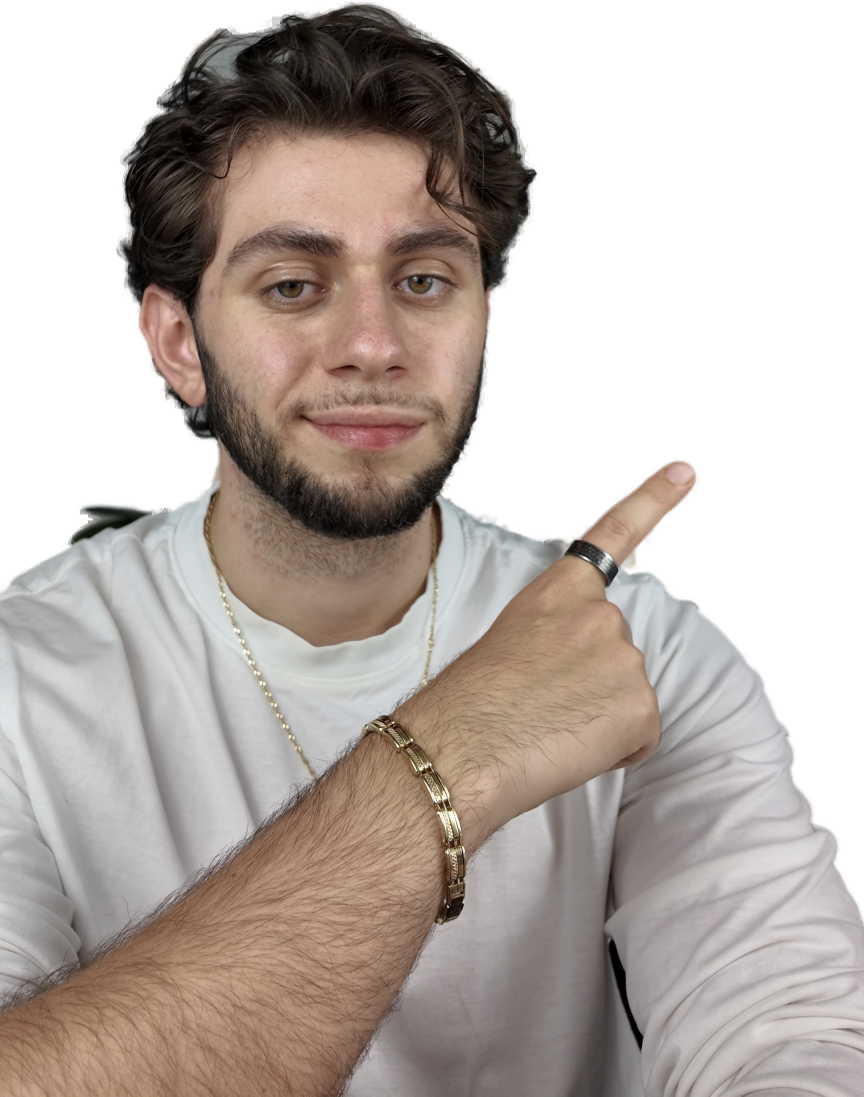
#> input picture design/thumbnails/meta-ads-campaign-structure/assets/face.png, 1728 x 2193 px (shown at 1/2 size)
$ python strip-prop.py assets/face.png assets/face-noprop.png
#> lines starting #> are read from the running program, lines starting #| are printed output that depends on the picture; after the words box and inside, x2 and y2 are one past the last pixel; in counts of white or black regions, pixels touching at a corner belong together
#!/usr/bin/env python3
"""Erase a prop the matte kept, inside a bounded region.

In this shot a houseplant leaf sits behind his shoulder and rembg includes it.
It cannot be dropped by keeping the largest connected component, because it
touches the body and is part of the same island.

Inside the given box it is trivially separable by colour — the leaf averages
RGB(44, 50, 42) while everything else there is the white shirt at RGB(183, 188,
189) — so "dark and not warm" isolates it. The mask is feathered so the shoulder
edge stays soft.

Coordinates are shot-specific. Check them against a new photo before reusing.

    python3 strip-prop.py assets/face.png assets/face-noprop.png
"""
import sys
import numpy as np
from PIL import Image, ImageFilter

BOX = (870, 1120, 60, 400)   # y0, y1, x0, x1
LUM_MAX = 118                # leaf ~46, shirt ~187
WARMTH_MIN = -4              # (R-G); leaf is faintly green, skin is warm


def strip(src: str, dst: str, box=BOX):
#> called with src = 'assets/face.png', dst = 'assets/face-noprop.png', box = (870, 1120, 60, 400)
    im = Image.open(src).convert("RGBA")
#> im is the input picture: PIL image 1728x2193 RGBA; mean R, G, B, A 141.9, 127, 118.2, 166.6
    arr = np.array(im).astype(np.float32)
    rgb, alpha = arr[:, :, :3], arr[:, :, 3]
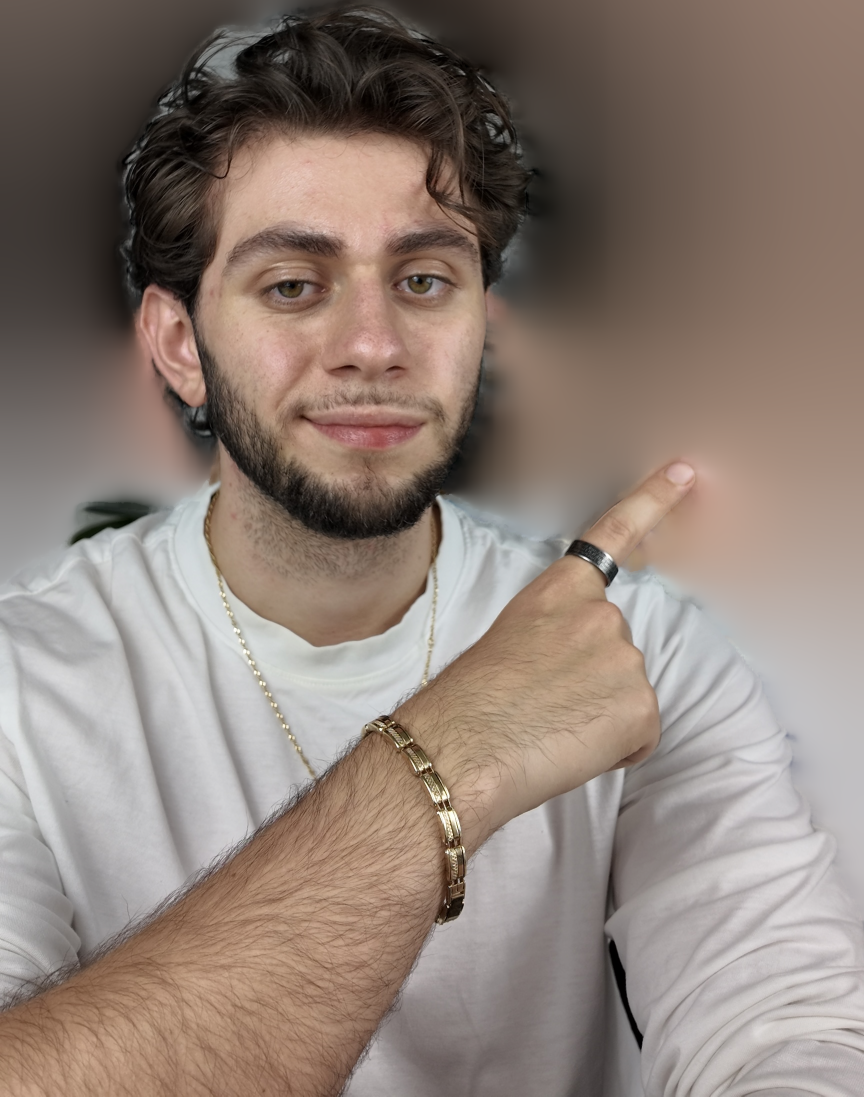
#> rgb: shape (2193, 1728, 3) float32 (shown at 1/2 size); mean R, G, B 141.9, 126.9, 118.2
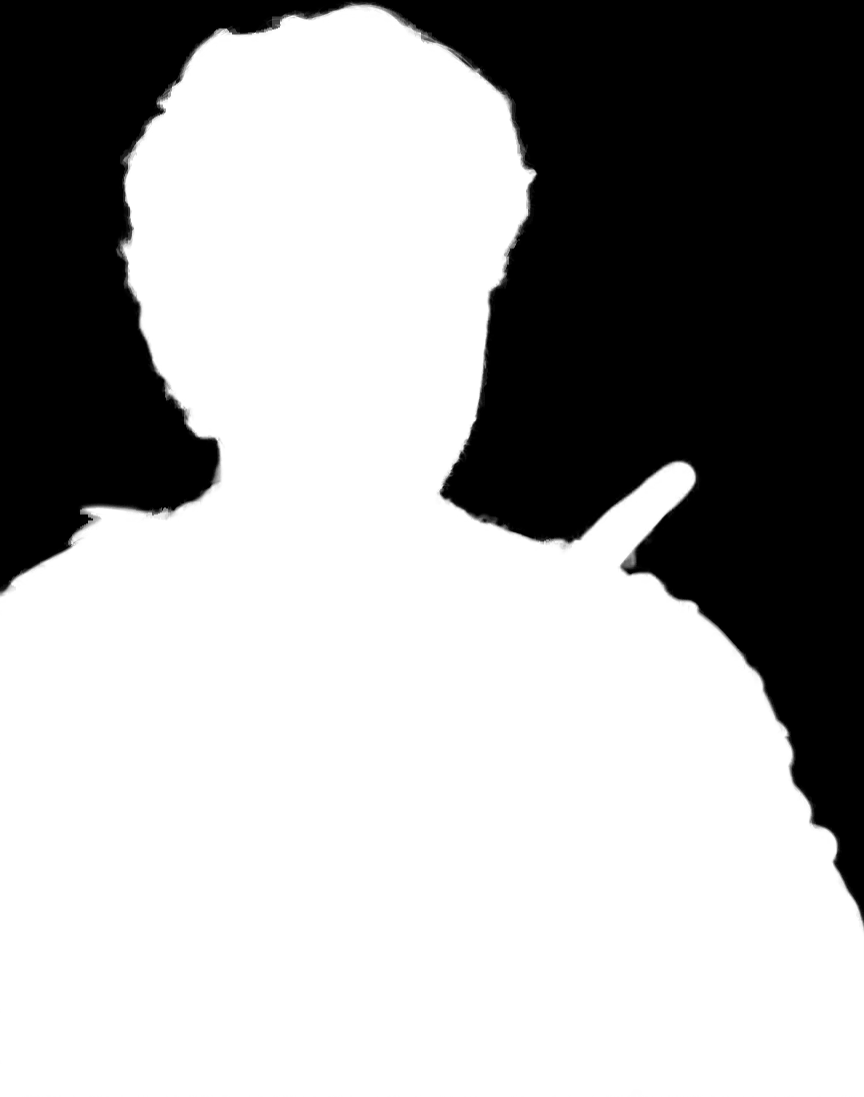
#> alpha: shape (2193, 1728) float32 (shown at 1/2 size); min 0, max 255, mean 166.6
    y0, y1, x0, x1 = box

    sub = rgb[y0:y1, x0:x1]
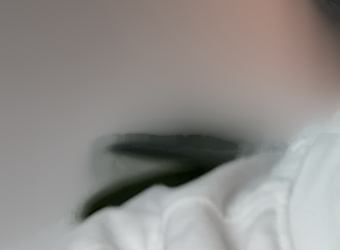
#> sub: shape (250, 340, 3) float32; mean R, G, B 144.1, 140.7, 138
    lum = sub.mean(axis=2)
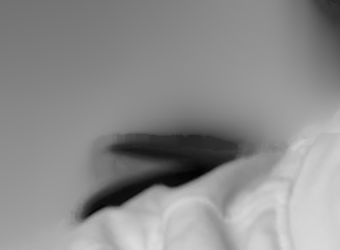
#> lum: shape (250, 340) float32; min 2, max 219.3, mean 140.9
    warmth = sub[:, :, 0] - sub[:, :, 1]
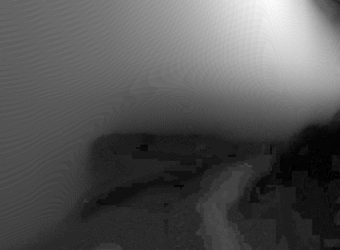
#> warmth: shape (250, 340) float32; min -11, max 32, mean 3.4; drawn with min black and max white
    hit = ((lum < LUM_MAX) & (warmth <= -WARMTH_MIN)).astype(np.float32)
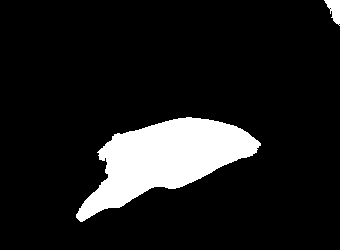
#> hit: shape (250, 340) float32; values 0 (black) and 1 (white), 11.2% white; 2 white regions, box (x1, y1, x2, y2) and area: (76, 117, 261, 222) 9291, (324, 0, 340, 26) 239

    mask = np.zeros(alpha.shape, np.float32)
    mask[y0:y1, x0:x1] = hit
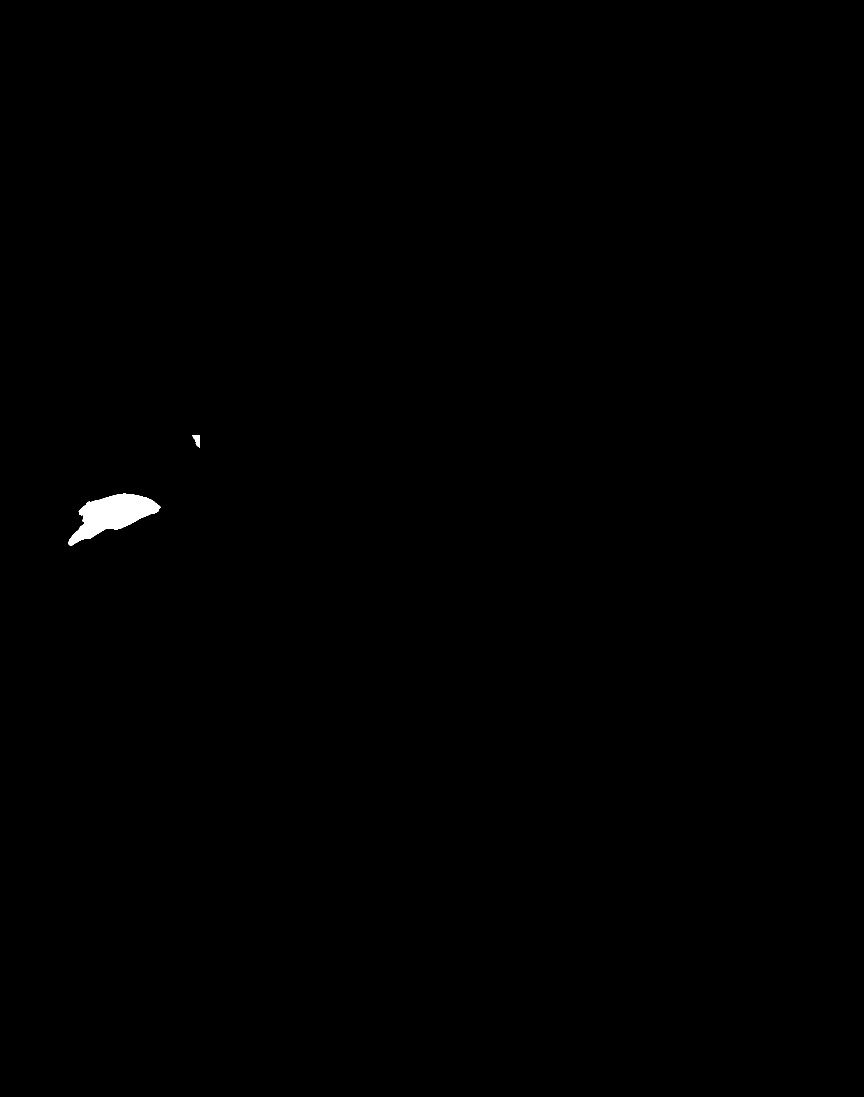
#> mask: shape (2193, 1728) float32 (shown at 1/2 size); values 0 (black) and 1 (white), 0.25% white; 2 white regions, box (x1, y1, x2, y2) and area: (136, 987, 321, 1092) 9291, (384, 870, 400, 896) 239
    mask = np.array(Image.fromarray((mask * 255).astype(np.uint8))
                    .filter(ImageFilter.GaussianBlur(2.0)), np.float32) / 255.0

    out = np.dstack([rgb, alpha * (1.0 - mask)]).astype(np.uint8)
    img = Image.fromarray(out, "RGBA")
    img = img.crop(img.getbbox())
    img.save(dst)
    print(f"stripped {src} -> {dst}  {img.size}  ({int(hit.sum())} prop px removed)")
#| stripped assets/face.png -> assets/face-noprop.png  (1728, 2193)  (9530 prop px removed)


if __name__ == "__main__":
    strip(sys.argv[1] if len(sys.argv) > 1 else "assets/face.png",
          sys.argv[2] if len(sys.argv) > 2 else "assets/face-noprop.png")
